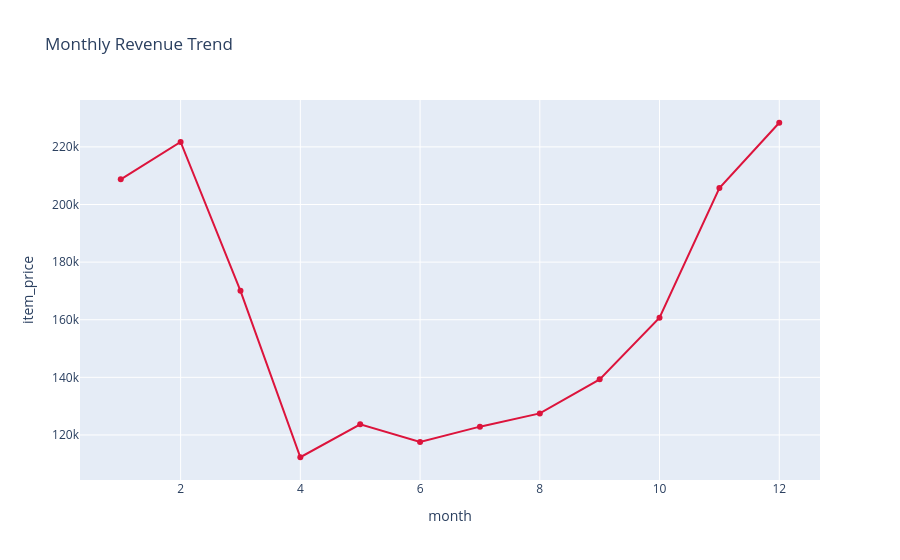

Write notebook code for a chart like this one.
### Markdown cell above
1. Monthly Revenue Trend
Objective

Analyze how revenue changes over time.

### Code cell
import plotly.express as px

monthly_revenue = sales_data.groupby('month')['item_price'].sum().reset_index()

fig = px.line(
    monthly_revenue,
    x='month',
    y='item_price',
    title='Monthly Revenue Trend',
    markers=True,
    color_discrete_sequence=['crimson']
)

fig.show()

### Figure 1 — Plotly figure (JSON) as saved in the notebook; plotly's stock layout.template omitted (floating-point values rounded to 4 significant figures)
{"data": [{"hovertemplate": "month=%{x}<br>item_price=%{y}<extra></extra>", "legendgroup": "", "line": {"color": "crimson", "dash": "solid"}, "marker": {"symbol": "circle"}, "mode": "lines+markers", "name": "", "orientation": "v", "showlegend": false, "type": "scatter", "x": [1, 2, 3, 4, 5, 6, 7, 8, 9, 10, 11, 12], "xaxis": "x", "y": [208700.0, 221700.0, 170000.0, 112300.0, 123700.0, 117600.0, 122900.0, 127500.0, 139300.0, 160700.0, 205700.0, 228400.0], "yaxis": "y"}], "layout": {"legend": {"tracegroupgap": 0}, "title": {"text": "Monthly Revenue Trend"}, "xaxis": {"anchor": "y", "domain": [0, 1], "title": {"text": "month"}}, "yaxis": {"anchor": "x", "domain": [0, 1], "title": {"text": "item_price"}}}}
